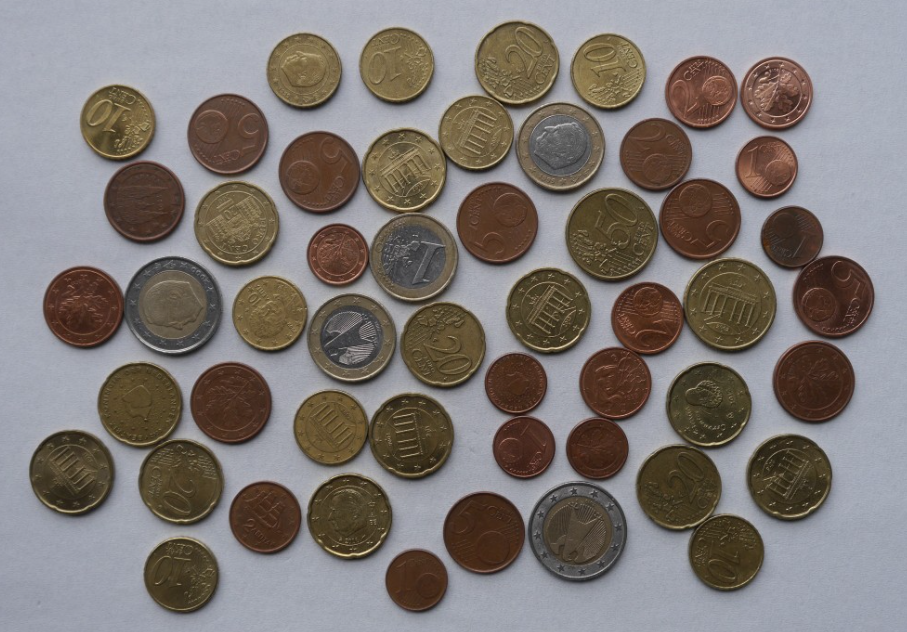
#> input picture imageprocessing/coins.png, 907 x 632 px
$ jupyter execute fourth.ipynb
#> lines starting #> are read from the running program, lines starting #| are printed output that depends on the picture; after the words box and inside, x2 and y2 are one past the last pixel; in counts of white or black regions, pixels touching at a corner belong together
[cell 1]
import numpy as np
import cv2
import matplotlib.pyplot as plt
from scipy import ndimage as ndi
from skimage.segmentation import watershed
from skimage.feature import peak_local_max
from skimage import morphology
from skimage.measure import label

[cell 2]
image = cv2.imread('coins.png', cv2.IMREAD_GRAYSCALE)
#> image: shape (632, 907); min 0, max 224, mean 122.3
plt.imshow(image)

[cell 3]
_, thresh_global = cv2.threshold(image, 127, 255, cv2.THRESH_BINARY)
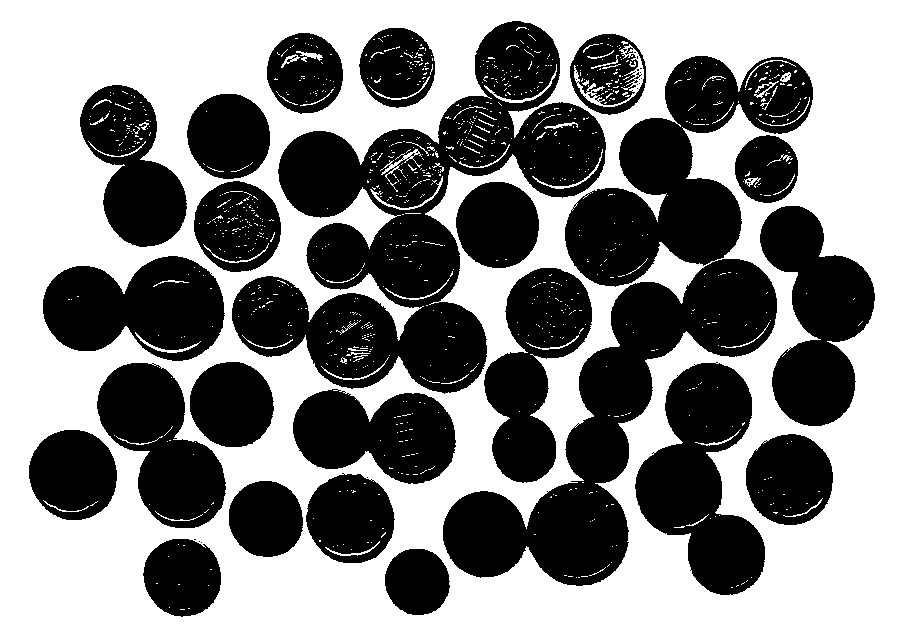
#> thresh_global: shape (632, 907); 52.3% white; 43 black regions (20 under 20 px), largest, box (x1, y1, x2, y2) and area: (443, 56, 813, 586) 58847, (232, 21, 606, 394) 54362, (635, 362, 765, 595) 17013
plt.imshow(thresh_global, cmap='gray')

[cell 4]
img_bitwise=cv2.bitwise_not(thresh_global)
plt.imshow(img_bitwise, cmap='gray')

[cell 5]
img_bitwise.dtype

[cell 6]
np.unique(img_bitwise,return_counts=True)
#> Out = ([0, 255], [299735, 273489])

[cell 7]
kernel = np.ones((6, 6), np.uint8)
 # Морфологическое закрытие
closing = cv2.morphologyEx(img_bitwise, cv2.MORPH_CLOSE, kernel)
#> closing: shape (632, 907); 49.5% white; 13 white regions, largest, box (x1, y1, x2, y2) and area: (230, 22, 814, 587) 167559, (98, 363, 275, 529) 18015, (636, 363, 766, 596) 17255
plt.imshow(closing, cmap='gray')

[cell 8]
np.unique(closing,return_counts=True)
#> Out = ([0, 255], [289330, 283894])

[cell 9]
closing = np.where(closing>0,1,0)
np.unique(closing,return_counts=True)
#> Out = ([0, 1], [289330, 283894])

 Compute Euclidean distance from every binary pixel to the nearest zero pixel then find peaks

[cell 10]
distance = ndi.distance_transform_edt(closing)
plt.imshow(distance, cmap='gray')

[cell 11]
local_max = peak_local_max(distance, min_distance=30)
#> local_max = 52 pairs, first value 66 to 582, second value 73 to 834
local_max.shape[0]
#> Out = 52

[cell 12]
local_max.shape
#> Out = (52, 2)

 Perform connected component analysis then apply Watershed

[cell 13]
# Отобразите изображение с точками максимумов
plt.imshow(distance, cmap='gray')
plt.scatter(local_max[:, 1], local_max[:, 0], color='red', marker='o', s=10)  # Отметьте точки красными кругами
plt.title('Image with Local Maxima')
plt.show()

[cell 14]
mask = np.zeros(distance.shape, dtype=bool)
mask[tuple(local_max.T)] = True
markers, _ = ndi.label(mask)

[cell 15]
# Создайте изображение с черным фоном
image = np.zeros_like(markers, dtype=np.uint8)

# Установите белые точки на изображении
image[markers > 0] = 255

# Отобразите изображение
plt.imshow(image, cmap='gray')

# Добавьте числа рядом с белыми точками
for i in range(markers.shape[0]):
    for j in range(markers.shape[1]):
        if markers[i, j] > 0:
            plt.text(j, i, str(markers[i, j]), color='white', ha='center', va='center')

plt.title('Image with Numbers')
plt.show()

[cell 16]
result_segmentation = watershed(-distance, markers, mask=closing)
#> result_segmentation: shape (632, 907) int32; 53 distinct labels, from 0 to 52
# Укажите цвета для каждого объекта (от 1 до 52)
colors = np.random.rand(3)

# Отобразите каждый объект на изображении
image = np.zeros(result_segmentation.shape + (3,))
for i in range(1, 53):
    image[result_segmentation == i] =np.random.rand(3)

# Отобразите изображение
plt.imshow(image)
plt.show()

[cell 17]
for label in np.unique(result_segmentation):
    if label == 0:
        continue
    mask = np.zeros(closing.shape, dtype="uint8")
    mask[result_segmentation == label] = 255
    cnts = cv2.findContours(mask, cv2.RETR_EXTERNAL, cv2.CHAIN_APPROX_SIMPLE)
    cnts = cnts[0] if len(cnts) == 2 else cnts[1]

    cv2.drawContours(image, cnts, -1, (0,255,0), 3)
#> this loop made 53 passes
#> image: shape (632, 907, 3) float64
#> mask: shape (632, 907); 0.59% white; 1 white region, box (x1, y1, x2, y2) and area: (386, 550, 451, 616) 3395

plt.imshow(image, cmap='gray')
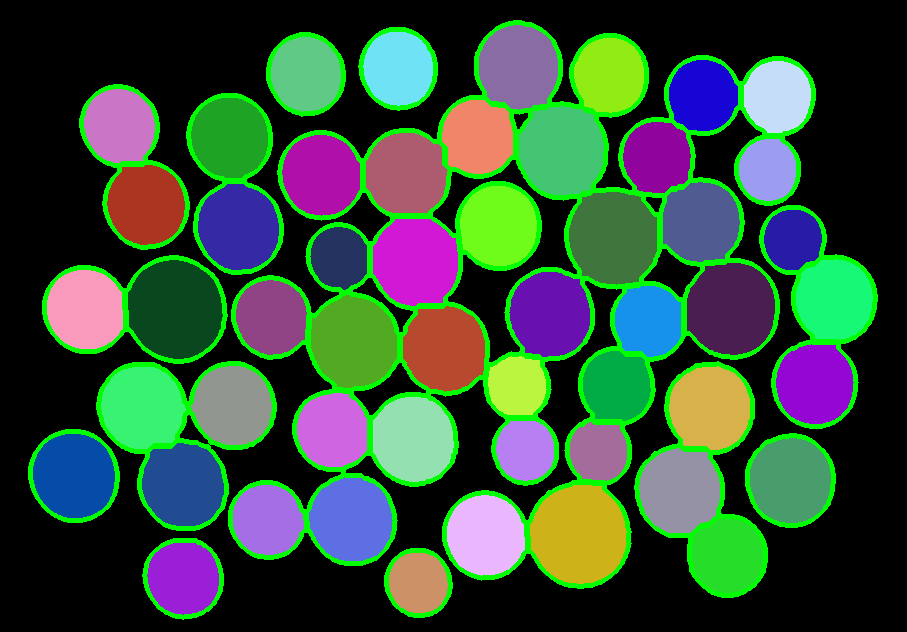
#> shown: shape (632, 907, 3) float64; mean R, G, B 0.204, 0.311, 0.227

[cell 18]
def watershedf(file,minDist=30,struct=(36,255,12),thickness=4):
#> called with file = 'coins.png', minDist = 55, struct = (0, 255, 0), thickness = 3
    image = cv2.imread(file, cv2.IMREAD_GRAYSCALE)
    imagec = cv2.imread(file)
#> imagec is the input picture: shape (632, 907, 3); mean B, G, R 116.9, 120.2, 126.7

    _, thresh_global = cv2.threshold(image, 127, 255, cv2.THRESH_BINARY)
    img_bitwise=cv2.bitwise_not(thresh_global)
    kernel = np.ones((6, 6), np.uint8)
    # Морфологическое закрытие
    closing = cv2.morphologyEx(img_bitwise, cv2.MORPH_CLOSE, kernel)
    closing = np.where(closing>0,1,0)
    distance = ndi.distance_transform_edt(closing)
    local_max = peak_local_max(distance, min_distance=minDist)
#> local_max = 49 pairs, first value 66 to 554, second value 73 to 834
    mask = np.zeros(distance.shape, dtype=bool)
    mask[tuple(local_max.T)] = True
    markers, _ = ndi.label(mask)

    result_segmentation = watershed(-distance, markers, mask=closing)
#> result_segmentation: shape (632, 907) int32; 50 distinct labels, from 0 to 49
    # Укажите цвета для каждого объекта (от 1 до 52)

    for label in np.unique(result_segmentation):
        if label == 0:
            continue
        mask = np.zeros(closing.shape, dtype="uint8")
        mask[result_segmentation == label] = 255
        cnts = cv2.findContours(mask, cv2.RETR_EXTERNAL, cv2.CHAIN_APPROX_SIMPLE)
        cnts = cnts[0] if len(cnts) == 2 else cnts[1]

        cv2.drawContours(imagec, cnts, -1, struct, thickness)
#> this loop made 50 passes
#> imagec: shape (632, 907, 3); 9.68% of pixels changed, all inside (x1, y1, x2, y2) = (28, 20, 878, 598)
#> mask: shape (632, 907); 0.86% white; 1 white region, box (x1, y1, x2, y2) and area: (689, 515, 766, 596) 4909

    return imagec

[cell 19]
plt.imshow(watershedf('coins.png',minDist=55,struct=(0,255,0),thickness=3))
None

[cell 20]
plt.imshow(watershedf('rocks.jpg',minDist=20,struct=(0,255,0),thickness=3))
#> call 2 of watershedf, with file = 'rocks.jpg', minDist = 20, struct = (0, 255, 0), thickness = 3
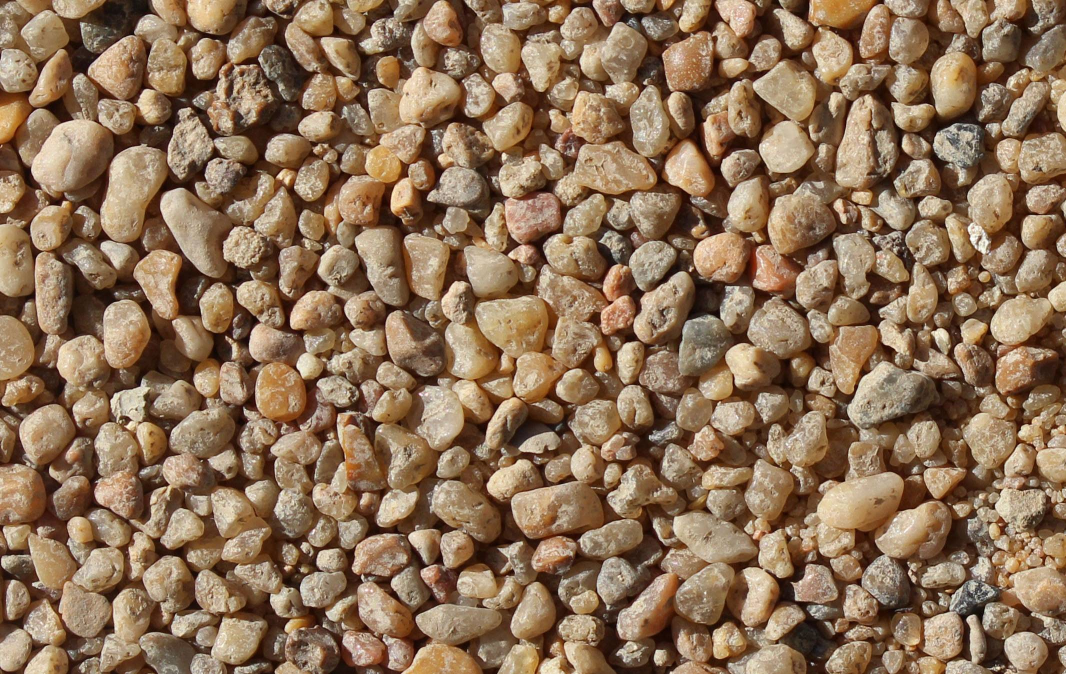
#> input picture imageprocessing/rocks.jpg, 2132 x 1348 px (shown at 1/2 size)
#> in watershedf, imagec is the input picture: shape (1348, 2132, 3); mean B, G, R 86.3, 113, 141.4
#> in watershedf (call 2), `_, thresh_global = cv2.threshold(image, 127, 255, cv2.THRESH_BINARY)`: thresh_global: shape (1348, 2132); 47.4% white; 3023 white regions (2304 under 20 px), largest, box (x1, y1, x2, y2) and area: (580, 134, 915, 659) 44565, (1599, 656, 1907, 1115) 34448, (950, 529, 1200, 794) 27813
#> in watershedf (call 2), `closing = cv2.morphologyEx(img_bitwise, cv2.MORPH_CLOSE, kernel)`: closing: shape (1348, 2132); 58% white; 698 black regions (1 under 20 px), largest, box (x1, y1, x2, y2) and area: (649, 135, 916, 491) 25802, (1234, 1027, 1503, 1281) 21528, (836, 564, 972, 898) 19902
#> in watershedf (call 2), `local_max = peak_local_max(distance, min_distance=minDist)`: local_max = 520 pairs, first value 26 to 1325, second value 29 to 2110
#> in watershedf (call 2), `result_segmentation = watershed(-distance, markers, mask=closing)`: result_segmentation: shape (1348, 2132) int32; 521 distinct labels, from 0 to 520
#> the loop in watershedf (call 2), `for label in np.unique(result_segmentation):` made 521 passes
#> cnts on pass 34: 1 contour, all with area under 20
#> after the loop in watershedf (call 2), `for label in np.unique(result_segmentation):`: mask: shape (1348, 2132); 0.02% white; 1 white region, box (x1, y1, x2, y2) and area: (1874, 1316, 1900, 1348) 508

[cell 21]
image = cv2.imread('sponge.jpg')
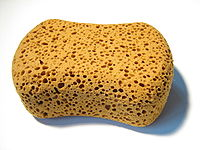
#> input picture imageprocessing/sponge.jpg, 200 x 150 px
#> image is the input picture: shape (150, 200, 3); mean B, G, R 152.2, 188.2, 211.7
plt.imsave('sponge1.jpg',image[40:110,25:160])

[cell 22]
plt.imshow(watershedf('sponge1.jpg',minDist=2,struct=(0,255,0),thickness=1))
#> call 3 of watershedf, with file = 'sponge1.jpg', minDist = 2, struct = (0, 255, 0), thickness = 1
#> in watershedf (call 3), `_, thresh_global = cv2.threshold(image, 127, 255, cv2.THRESH_BINARY)`: thresh_global: shape (70, 135); 52.2% white; 239 black regions (224 under 20 px), largest, box (x1, y1, x2, y2) and area: (0, 27, 135, 70) 2987, (5, 0, 17, 12) 48, (95, 5, 111, 13) 46
#> in watershedf (call 3), `closing = cv2.morphologyEx(img_bitwise, cv2.MORPH_CLOSE, kernel)`: closing: shape (70, 135); 98.7% white; 3 black regions, box (x1, y1, x2, y2) and area: (87, 18, 94, 25) 48, (89, 27, 96, 33) 42, (32, 0, 39, 5) 35
#> in watershedf (call 3), `distance = ndi.distance_transform_edt(closing)`:
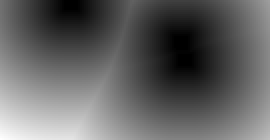
#> distance: shape (70, 135) float64 (shown 2 times larger); min 0, max 72.45, mean 28.2; drawn with min black and max white
#> in watershedf (call 3), `local_max = peak_local_max(distance, min_distance=minDist)`: local_max = [[9, 63], [13, 62], [25, 91]]
#> in watershedf (call 3), `result_segmentation = watershed(-distance, markers, mask=closing)`:
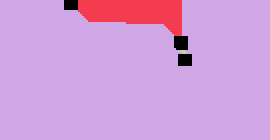
#> result_segmentation: shape (70, 135) int32 (shown 2 times larger); 4 distinct labels, from 0 to 3; one colour per label, 0 black
#> the loop in watershedf (call 3), `for label in np.unique(result_segmentation):` made 4 passes
#> cnts on pass 4: [[[90, 25], [91, 26], [92, 26], [92, 25]]]
#> after the loop in watershedf (call 3), `for label in np.unique(result_segmentation):`:
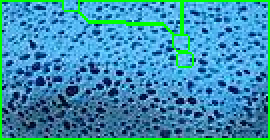
#> imagec: shape (70, 135, 3) (shown 2 times larger); mean B, G, R 176.8, 144.3, 59.1
#> after the loop in watershedf (call 3), `for label in np.unique(result_segmentation):`: mask: shape (70, 135); 0.05% white in thin lines or dots, all inside (x1, y1, x2, y2) = (90, 25, 93, 27)

[cell 23]
plt.imshow(watershedf('text.jpg',minDist=15,thickness=1)[400:600])
#> call 4 of watershedf, with file = 'text.jpg', minDist = 15, struct = (36, 255, 12), thickness = 1
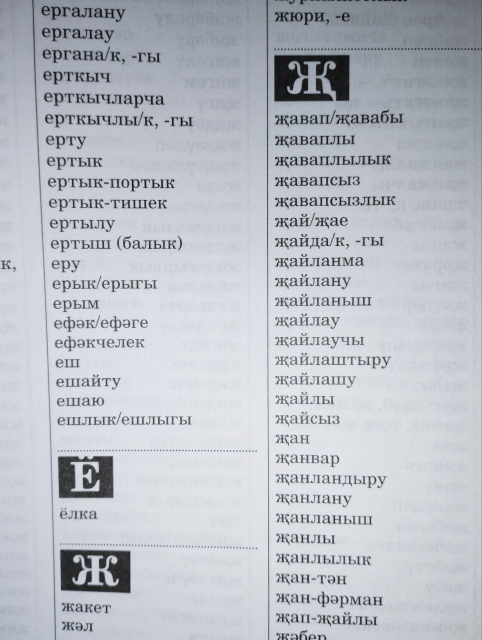
#> input picture imageprocessing/text.jpg, 964 x 1280 px (shown at 1/2 size)
#> in watershedf, imagec is the input picture: shape (1280, 964, 3); mean B, G, R 197, 189.9, 185.4
#> in watershedf (call 4), `_, thresh_global = cv2.threshold(image, 127, 255, cv2.THRESH_BINARY)`: thresh_global: shape (1280, 964); 92.4% white; 1153 black regions (594 under 20 px), largest, box (x1, y1, x2, y2) and area: (548, 109, 700, 203) 10913, (727, 0, 964, 320) 9963, (121, 1099, 261, 1186) 8685
#> in watershedf (call 4), `closing = cv2.morphologyEx(img_bitwise, cv2.MORPH_CLOSE, kernel)`: closing: shape (1280, 964); 10.5% white; 224 white regions (64 under 20 px), largest, box (x1, y1, x2, y2) and area: (550, 0, 964, 113) 14022, (549, 110, 701, 204) 11626, (122, 1100, 262, 1187) 9139
#> in watershedf (call 4), `local_max = peak_local_max(distance, min_distance=minDist)`: local_max = 507 pairs, first value 15 to 1262, second value 67 to 934
#> in watershedf (call 4), `result_segmentation = watershed(-distance, markers, mask=closing)`:
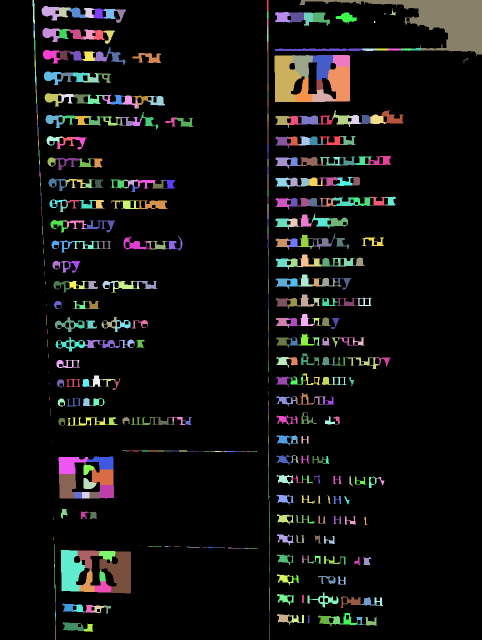
#> result_segmentation: shape (1280, 964) int32 (shown at 1/2 size); 508 distinct labels, from 0 to 507; one colour per label, 0 black
#> the loop in watershedf (call 4), `for label in np.unique(result_segmentation):` made 508 passes
#> cnts on passes 2, 6, 11: [[[534, 0], [534, 22], [536, 22], [536, 0]]], 1 contour; box (x1, y1, x2, y2) and area: (65, 0, 70, 32) 69, [[[768, 27], [768, 28], [770, 28], [771, 27]]]
#> after the loop in watershedf (call 4), `for label in np.unique(result_segmentation):`:
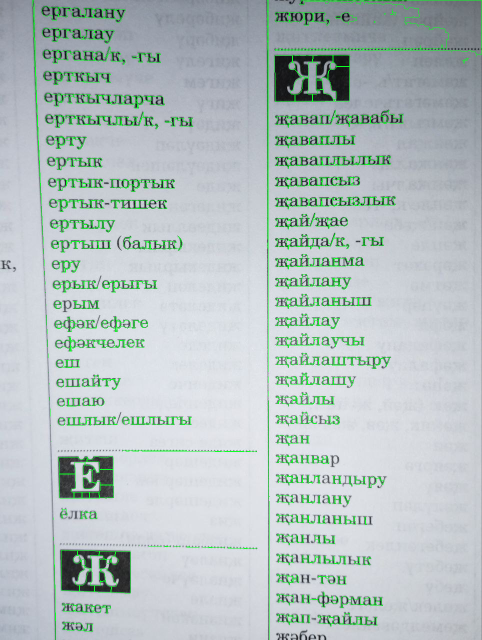
#> imagec: shape (1280, 964, 3) (shown at 1/2 size); 3.05% of pixels changed, all inside (x1, y1, x2, y2) = (65, 0, 964, 1280)
